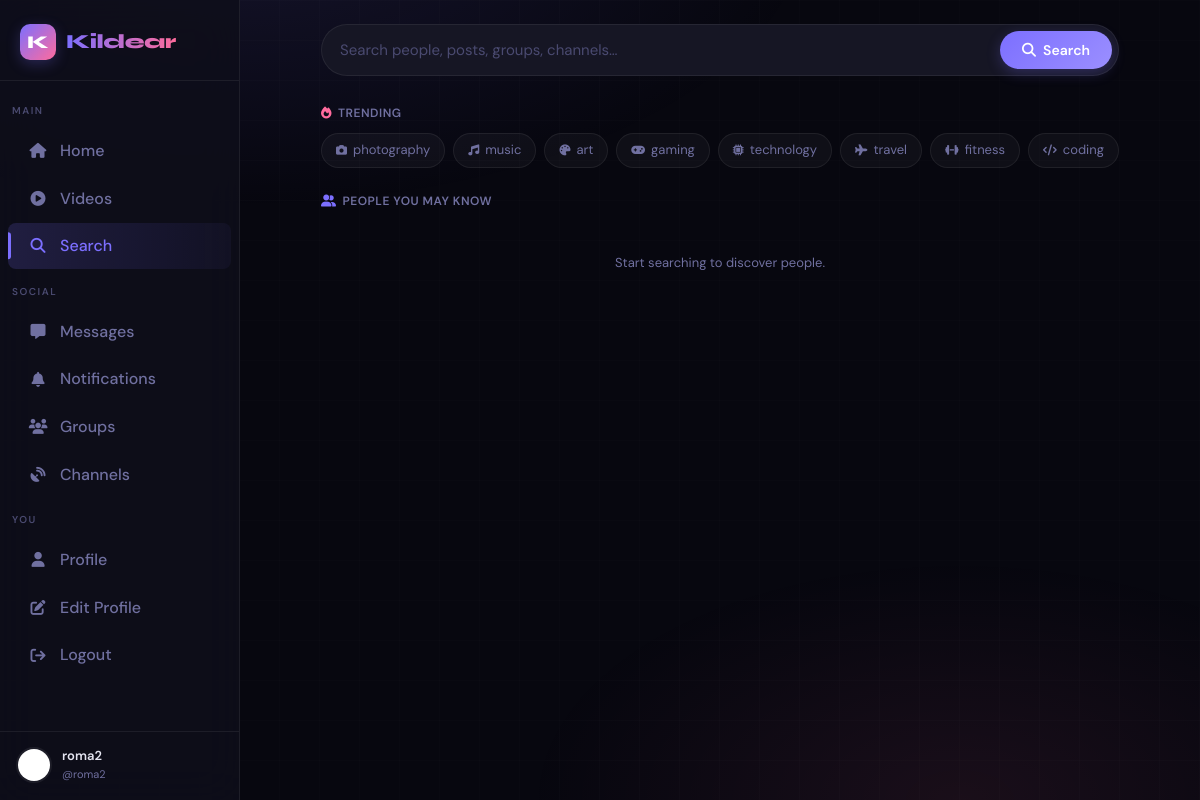
Before: /search (signed in) with the older database file.
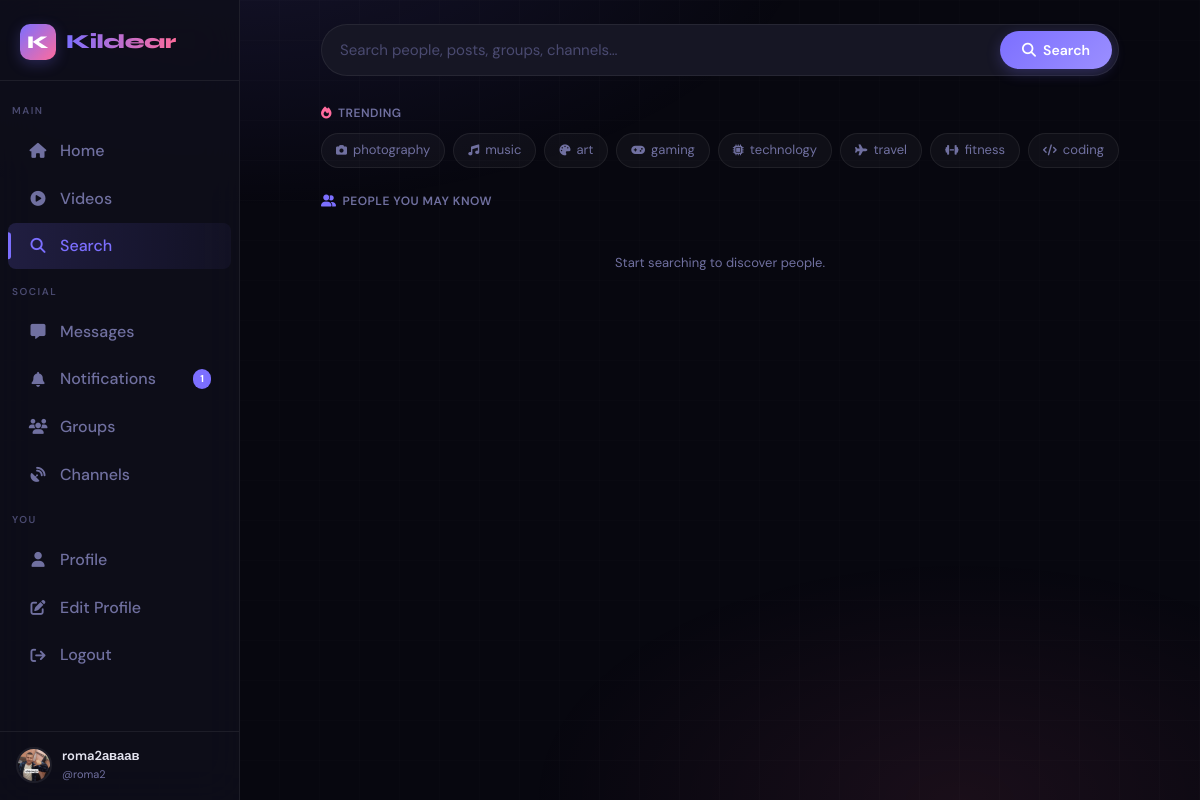
After: the same page with the newer database file.
### app.py (models this page shows, shortened)
class User(UserMixin, db.Model):
    id = db.Column(db.Integer, primary_key=True)
    username = db.Column(db.String(40), unique=True, nullable=False)
    email = db.Column(db.String(120), unique=True, nullable=False)
    password_hash = db.Column(db.String(256), nullable=False)
    display_name = db.Column(db.String(60), default="")
    bio = db.Column(db.String(500), default="")
    avatar = db.Column(db.String(300), default="/static/default_avatar.png")
    cover_photo = db.Column(db.String(300), default="")
    website = db.Column(db.String(200), default="")
    location = db.Column(db.String(100), default="")
    accent_color = db.Column(db.String(7), default="#6c63ff")
    is_private = db.Column(db.Boolean, default=False)
    is_verified = db.Column(db.Boolean, default=False)
    is_banned = db.Column(db.Boolean, default=False)
    is_admin = db.Column(db.Boolean, default=False)
    is_online = db.Column(db.Boolean, default=False)
    last_seen = db.Column(db.DateTime, default=datetime.utcnow)
    created_at = db.Column(db.DateTime, default=datetime.utcnow)
    two_factor_enabled = db.Column(db.Boolean, default=False)
    two_factor_secret = db.Column(db.String(32), nullable=True)
    posts = db.relationship("Post", backref="author", lazy="dynamic",
                            foreign_keys="Post.user_id")
    sent_msgs = db.relationship("Message", backref="sender", lazy="dynamic",
                                foreign_keys="Message.sender_id")
    recv_msgs = db.relationship("Message", backref="receiver", lazy="dynamic",
                                foreign_keys="Message.receiver_id")
    notifications = db.relationship("Notification", backref="recipient", lazy="dynamic",
                                    foreign_keys="Notification.user_id")
    comments = db.relationship("Comment", backref="author", lazy="dynamic")
    owned_groups = db.relationship("Group", backref="owner", lazy="dynamic")
    owned_channels = db.relationship("Channel", backref="owner", lazy="dynamic")
    login_history = db.relationship("LoginHistory", backref="user", lazy="dynamic")
    blocked_users = db.relationship(
        "User", secondary=blocks,
        primaryjoin=blocks.c.blocker_id == id,
        secondaryjoin=blocks.c.blocked_id == id,
        backref=db.backref("blocked_by", lazy="dynamic"),
        lazy="dynamic"
    )
    following = db.relationship(
        "User", secondary=follows,
        primaryjoin=follows.c.follower_id == id,
        secondaryjoin=follows.c.followed_id == id,
        backref=db.backref("followers", lazy="dynamic"),
        lazy="dynamic"
    )

### app.py (the view, shortened to what this page needs)
@app.route("/search")
@login_required
@limiter.limit("60 per minute")
def search():
    q = request.args.get("q", "").strip()
    tab = request.args.get("tab", "people")
    if q.startswith('@'):
        q = q[1:]
    users = []
    posts = []
    groups = []
    channels = []
    blocked_ids = [b.id for b in current_user.blocked_users]
    return render_template("search.html", q=q, tab=tab,
                           users=users, posts=posts,
                           groups=groups, channels=channels)

### app.py (called while the page is built)
def get_client_ip():
    if request.headers.get('X-Forwarded-For'):
        return request.headers.get('X-Forwarded-For').split(',')[0].strip()
    return request.remote_addr or '0.0.0.0'

@app.before_request
def ddos_shield():
    ip = get_client_ip()
    if ip in _blocked_ips:
        abort(429)
    now = time.time()
    window = [t for t in _req_log[ip] if now - t < 10]
    window.append(now)
    _req_log[ip] = window
    if len(window) > 200:
        _blocked_ips.add(ip)
        app.logger.warning(f"[DDoS] Blocked IP: {ip}")
        abort(429)
    if request.content_length and request.content_length > app.config["MAX_CONTENT_LENGTH"]:
        abort(413)

@login_mgr.user_loader
def load_user(user_id):
    return db.session.get(User, int(user_id))

### templates/search.html (shortened to what this page needs)
{% extends "base.html" %}
{% block content %}
<div class="search-page">
  <div class="search-hero">
    <form method="GET" action="{{ url_for('search') }}" class="search-form">
      <input type="text" name="q" value="{{ q }}" placeholder="Search people, posts, groups, channels…" autofocus/>
      <button type="submit" class="search-submit">
        <i class="fa-solid fa-magnifying-glass"></i> Search
      </button>
    </form>
  </div>
  {% if not q %}
  <div class="trending-section">
    <div class="trending-label"><i class="fa-solid fa-fire" style="color:var(--secondary);margin-right:6px"></i>Trending</div>
    <div class="trend-chips">
      <a href="?q=photography&tab=posts"   class="trend-chip"><i class="fa-solid fa-camera"></i> photography</a>
      <a href="?q=music&tab=posts"          class="trend-chip"><i class="fa-solid fa-music"></i> music</a>
      <a href="?q=art&tab=posts"            class="trend-chip"><i class="fa-solid fa-palette"></i> art</a>
      <a href="?q=gaming&tab=groups"        class="trend-chip"><i class="fa-solid fa-gamepad"></i> gaming</a>
      <a href="?q=technology&tab=channels"  class="trend-chip"><i class="fa-solid fa-microchip"></i> technology</a>
      <a href="?q=travel&tab=posts"         class="trend-chip"><i class="fa-solid fa-plane"></i> travel</a>
      <a href="?q=fitness&tab=posts"        class="trend-chip"><i class="fa-solid fa-dumbbell"></i> fitness</a>
      <a href="?q=coding&tab=channels"      class="trend-chip"><i class="fa-solid fa-code"></i> coding</a>
    </div>
  </div>
  <div class="trending-label" style="margin-bottom:12px;"><i class="fa-solid fa-user-group" style="color:var(--primary);margin-right:6px"></i>People you may know</div>
  <div class="people-grid" id="suggestions">
    <div style="color:var(--text-muted);font-size:13px;grid-column:1/-1;text-align:center;padding:30px">
      Start searching to discover people.
    </div>
  </div>
  {% endif %}
</div>
{% endblock %}

### templates/base.html (shortened to what this page needs)
<!DOCTYPE html>
<html lang="en" data-theme="dark">
<head>
  <link rel="stylesheet" href="https://cdnjs.cloudflare.com/ajax/libs/font-awesome/6.5.0/css/all.min.css"/>
</head>
<body>
<nav class="sidebar" id="sidebar">
  <a href="{{ url_for('index') }}" class="sidebar-logo">
    <div class="logo-mark">K</div>
    <span class="logo-text">Kildear</span>
  </a>
  <span class="nav-section">Main</span>
  <a href="{{ url_for('index') }}"
     class="nav-item {% if request.endpoint == 'index' %}active{% endif %}">
    <i class="fa-solid fa-house"></i> Home
  </a>
  <a href="{{ url_for('video_feed') }}"
     class="nav-item {% if request.endpoint == 'video_feed' %}active{% endif %}">
    <i class="fa-solid fa-play-circle"></i> Videos
  </a>
  <a href="{{ url_for('search') }}"
     class="nav-item {% if request.endpoint == 'search' %}active{% endif %}">
    <i class="fa-solid fa-magnifying-glass"></i> Search
  </a>
  <span class="nav-section">Social</span>
  <a href="{{ url_for('chat_list') }}"
     class="nav-item {% if 'chat' in request.endpoint %}active{% endif %}">
    <i class="fa-solid fa-message"></i> Messages
  </a>
  <a href="{{ url_for('notifications') }}"
     class="nav-item {% if request.endpoint == 'notifications' %}active{% endif %}">
    <i class="fa-solid fa-bell"></i> Notifications
    {% if notif_count > 0 %}
      <span class="nav-badge">{{ notif_count }}</span>
    {% endif %}
  </a>
  <a href="{{ url_for('groups') }}"
     class="nav-item {% if 'group' in request.endpoint %}active{% endif %}">
    <i class="fa-solid fa-users"></i> Groups
  </a>
  <a href="{{ url_for('channels') }}"
     class="nav-item {% if 'channel' in request.endpoint %}active{% endif %}">
    <i class="fa-solid fa-satellite-dish"></i> Channels
  </a>
  {% if current_user.is_authenticated %}
  <span class="nav-section">You</span>
  <a href="{{ url_for('profile', username=current_user.username) }}"
     class="nav-item {% if request.endpoint == 'profile' and request.view_args.get('username') == current_user.username %}active{% endif %}">
    <i class="fa-solid fa-user"></i> Profile
  </a>
  <a href="{{ url_for('edit_profile') }}"
     class="nav-item {% if request.endpoint == 'edit_profile' %}active{% endif %}">
    <i class="fa-solid fa-pen-to-square"></i> Edit Profile
  </a>
  <a href="{{ url_for('logout') }}" class="nav-item">
    <i class="fa-solid fa-arrow-right-from-bracket"></i> Logout
  </a>
  <div class="sidebar-user">
    <img src="{{ current_user.avatar }}" alt="" class="avatar"/>
    <div class="sidebar-user-info">
      <div class="name truncate">{{ current_user.display_name or current_user.username }}</div>
      <div class="handle">@{{ current_user.username }}</div>
    </div>
  </div>
  {% endif %}
</nav>
<div class="app-shell">
  <div class="main-content">
    {% block content %}{% endblock %}
  </div>
</div>
</body>
</html>

Changed rows visible on the page:
changed User "roma2": avatar: picture added in place of a placeholder; display_name "roma2" → "roma2аваав"
Other visible differences:
{{ notif_count }}: (not shown) → "1"
